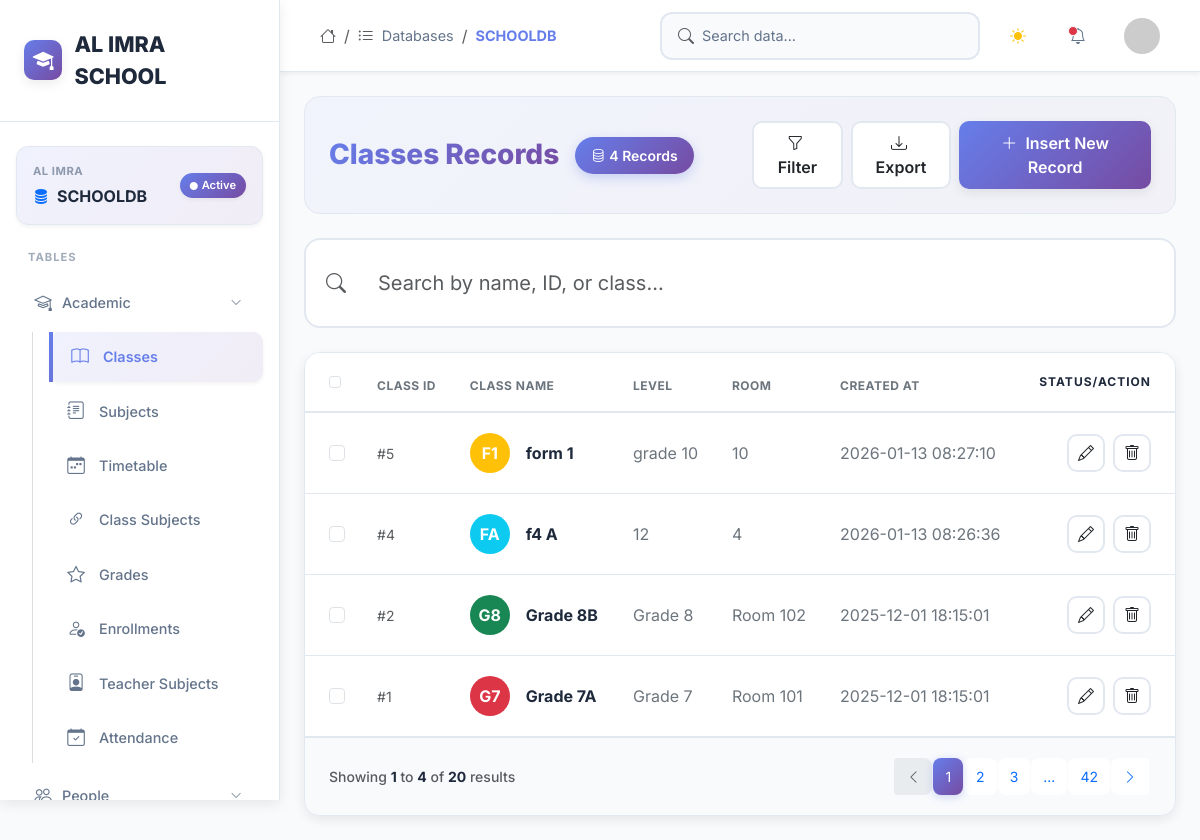
The app's page /index.php?table=classes (signed in) with its own data.
### tables this page shows
CREATE TABLE `classes` (
  `class_id` int(11) NOT NULL,
  `class_name` varchar(50) NOT NULL,
  `level` varchar(50) DEFAULT NULL,
  `room` varchar(50) DEFAULT NULL,
  `created_at` timestamp NOT NULL DEFAULT current_timestamp()
);

### content_table.php (the view, shortened to what this page needs)
<?php
$table = isset($_GET['table']) ? $_GET['table'] : '';
try {
    $stmt = $pdo->prepare("DESCRIBE `$table`");
    $stmt->execute();
    $columns_info = $stmt->fetchAll(PDO::FETCH_ASSOC);
    $columns = array_column($columns_info, 'Field');
    $selectFields = ["`$table`.*"];
    $joins = [];
    $search = isset($_GET['search']) ? trim($_GET['search']) : '';
    $searchWhere = "";
    $searchParams = [];
    $sql = "SELECT " . implode(', ', $selectFields) . " FROM `$table` " . implode(' ', $joins) . $searchWhere . " ORDER BY `$table`." . $columns[0] . " DESC LIMIT 50";
    $stmt = $pdo->prepare($sql);
    $stmt->execute($searchParams);
    $rows = $stmt->fetchAll(PDO::FETCH_ASSOC);
    $table_title = ucfirst(str_replace('_', ' ', $table));
    $record_count = count($rows);
} catch (PDOException $e) {
    echo "<div class='alert alert-danger'>Error: " . $e->getMessage() . "</div>";
    return;
}
function getInitials($name) {
    $parts = explode(' ', $name);
    return strtoupper(substr($parts[0], 0, 1) . (isset($parts[1]) ? substr($parts[1], 0, 1) : ''));
}
function getRandomColor() {
    $colors = ['bg-primary', 'bg-success', 'bg-danger', 'bg-warning', 'bg-info', 'bg-dark'];
    return $colors[array_rand($colors)];
}
function highlightMatch($text, $search) {
    $text = htmlspecialchars($text);
    if (!$search) return $text;
    return preg_replace('/(' . preg_quote($search, '/') . ')/i', '<mark class="p-0 bg-warning bg-opacity-25 text-dark fw-bold">$1</mark>', $text);
}
$has_name = false;
$name_col = '';
$status_col = '';
foreach($columns as $col) {
    if (strpos($col, 'name') !== false && !$has_name) { $has_name = true; $name_col = $col; }
}
?>
<div class="table-header-section">
    <div class="row align-items-center">
        <div class="col-md-6">
            <div class="d-flex align-items-center gap-3">
                <h2 class="table-title mb-0"><?php echo $table_title; ?> Records</h2>
                <span class="record-badge">
                    <i class="bi bi-database me-1"></i><?php echo $record_count; ?> Records
                </span>
            </div>
        </div>
        <div class="col-md-6 text-end">
            <div class="d-flex gap-2 justify-content-end">
                <button class="btn action-btn">
                    <i class="bi bi-funnel me-1"></i> Filter
                </button>
                <button class="btn action-btn">
                    <i class="bi bi-download me-1"></i> Export
                </button>
                <button class="btn btn-primary btn-insert" data-table="<?php echo $table; ?>">
                    <i class="bi bi-plus-lg me-1"></i> Insert New Record
                </button>
            </div>
        </div>
    </div>
</div>
<div class="search-card">
    <div class="d-flex align-items-center">
        <i class="bi bi-search text-muted fs-5 me-3" id="searchIconBtn" style="cursor: pointer;" title="Click to Search"></i>
        <input type="text" id="tableSearchInput" class="form-control border-0 shadow-none form-control-lg bg-transparent" placeholder="Search by name, ID, or class..." value="<?php echo htmlspecialchars($search); ?>">
    </div>
</div>
<div class="table-card">
    <div class="table-responsive">
        <table class="table table-hover align-middle mb-0">
            <thead class="bg-light">
                <tr>
                    <th class="ps-4" style="width: 50px;">
                        <input type="checkbox" class="form-check-input">
                    </th>
                    <?php foreach($columns as $col): ?>
                        <th class="text-secondary text-uppercase small fw-bold py-3" style="letter-spacing: 0.5px;"><?php echo str_replace('_', ' ', $col); ?></th>
                    <?php endforeach; ?>
                    <th class="text-end pe-4">STATUS/ACTION</th>
                </tr>
            </thead>
            <tbody>
                <?php if(empty($rows)): ?>
                    <tr>
                        <td colspan="<?php echo count($columns) + 2; ?>" class="empty-state">
                            <i class="bi bi-inbox text-muted"></i>
                            <h5 class="text-muted mt-3">No records found</h5>
                            <p class="text-muted small">Try adjusting your search or filters</p>
                        </td>
                    </tr>
                <?php else: ?>
                    <?php foreach($rows as $row): ?>
                        <tr>
                            <td class="ps-4">
                                <input class="form-check-input" type="checkbox">
                            </td>
                            <?php foreach($columns as $col): ?>
                                <td>
                                    <?php if ($col == $name_col): ?>
                                        <div class="d-flex align-items-center gap-3">
                                            <div class="rounded-circle d-flex align-items-center justify-content-center text-white <?php echo getRandomColor(); ?>" style="width: 40px; height: 40px; font-weight: bold;">
                                                <?php echo getInitials($row[$col] ?? ''); ?>
                                            </div>
                                            <div>
                                                <div class="fw-bold text-dark"><?php echo highlightMatch($row[$col] ?? '', $search); ?></div>
                                            </div>
                                        </div>
                                    <?php elseif (isset($row[$col . '_joined'])): ?>
                                         <span class="badge bg-light text-dark border"><?php echo highlightMatch($row[$col . '_joined'] ?? '', $search); ?></span>
                                         <span class="text-muted small ms-1" style="font-size: 0.65em;">(#<?php echo highlightMatch($row[$col] ?? '', $search); ?>)</span>
                                    <?php elseif ($col == $columns[0]): ?>
                                         <span class="text-muted small text-uppercase">#<?php echo highlightMatch($row[$col] ?? '', $search); ?></span>
                                    <?php elseif ($col == $status_col): ?>
                                         <?php echo highlightMatch($row[$col] ?? '', $search); ?>
                                    <?php else: ?>
                                        <span class="text-secondary"><?php echo highlightMatch($row[$col] ?? '', $search); ?></span>
                                    <?php endif; ?>
                                </td>
                            <?php endforeach; ?>
                            <td class="text-end pe-4">
                                    <div class="d-flex justify-content-end align-items-center gap-2">
                                        <button class="btn btn-edit" data-id="<?php echo $row[$columns[0]]; ?>" data-table="<?php echo $table; ?>" title="Edit">
                                            <i class="bi bi-pencil"></i>
                                        </button>
                                        <button class="btn btn-delete" data-id="<?php echo $row[$columns[0]]; ?>" data-table="<?php echo $table; ?>" title="Delete">
                                            <i class="bi bi-trash"></i>
                                        </button>
                                    </div>
                                </td>
                            </tr>
                        <?php endforeach; ?>
                    <?php endif; ?>
                </tbody>
            </table>
        </div>
        <div class="pagination-wrapper d-flex justify-content-between align-items-center">
            <div class="text-muted small fw-medium">
                Showing <span class="fw-bold text-dark">1</span> to <span class="fw-bold text-dark"><?php echo $record_count; ?></span> of <span class="fw-bold text-dark"><?php echo $record_count * 5; ?></span> results
            </div>
            <nav>
                <ul class="pagination pagination-sm mb-0">
                    <li class="page-item disabled">
                        <a class="page-link" href="#"><i class="bi bi-chevron-left"></i></a>
                    </li>
                    <li class="page-item active">
                        <a class="page-link" href="#">1</a>
                    </li>
                    <li class="page-item">
                        <a class="page-link" href="#">2</a>
                    </li>
                    <li class="page-item">
                        <a class="page-link" href="#">3</a>
                    </li>
                    <li class="page-item">
                        <a class="page-link" href="#">...</a>
                    </li>
                    <li class="page-item">
                        <a class="page-link" href="#">42</a>
                    </li>
                    <li class="page-item">
                        <a class="page-link" href="#"><i class="bi bi-chevron-right"></i></a>
                    </li>
                </ul>
            </nav>
        </div>
    </div>
</div>

### index.php (style rules this page uses)
:root { --sidebar-bg: #ffffff; --sidebar-width: 280px; --primary-gradient: linear-gradient(135deg, #667eea 0%, #764ba2 100%); --primary-blue: #667eea; --primary-purple: #764ba2; --active-bg: linear-gradient(135deg, rgba(102, 126, 234, 0.1), rgba(118, 75, 162, 0.1)); --active-text: #667eea; --text-color: #64748b; --text-heading: #1e293b; --border-color: #e2e8f0; --main-bg: #f8fafc; --card-bg: #ffffff; --shadow-sm: 0 2px 4px rgba(0,0,0,0.05); --shadow-md: 0 4px 12px rgba(0,0,0,0.08); --shadow-lg: 0 10px 30px rgba(0,0,0,0.12); --shadow-xl: 0 20px 60px rgba(0,0,0,0.15); }
* { margin: 0; padding: 0; box-sizing: border-box; }
body { font-family: 'Inter', sans-serif; color: var(--text-color); background: var(--main-bg); min-height: 100vh; overflow-x: hidden; display: flex; transition: background 0.3s ease; }
h1, h2, h3, h4, h5, h6, .text-dark { color: var(--text-heading) !important; font-weight: 700; }
.btn-primary { background: var(--primary-gradient); border: none; font-weight: 600; padding: 0.625rem 1.5rem; border-radius: 10px; transition: all 0.3s cubic-bezier(0.4, 0, 0.2, 1); box-shadow: var(--shadow-md); }
.form-control, .form-select { border-radius: 10px; border: 2px solid var(--border-color); padding: 0.75rem 1rem; transition: all 0.3s ease; }

### content_table.php (style rules this page uses)
.table-header-section { background: linear-gradient(135deg, rgba(102, 126, 234, 0.05), rgba(118, 75, 162, 0.05)); border-radius: 16px; padding: 1.5rem; margin-bottom: 1.5rem; border: 1px solid var(--border-color); }
.table-title { font-size: 1.75rem; font-weight: 800; background: linear-gradient(135deg, #667eea, #764ba2); -webkit-background-clip: text; -webkit-text-fill-color: transparent; background-clip: text; }
.record-badge { background: linear-gradient(135deg, #667eea, #764ba2); color: white; padding: 0.5rem 1rem; border-radius: 20px; font-weight: 600; font-size: 0.875rem; box-shadow: 0 4px 12px rgba(102, 126, 234, 0.3); }
.action-btn { border-radius: 10px; padding: 0.5rem 1rem; font-weight: 600; transition: all 0.3s ease; border: 2px solid var(--border-color); background: var(--card-bg); }
.search-card { background: var(--card-bg); border: 2px solid var(--border-color); border-radius: 16px; padding: 1rem 1.25rem; margin-bottom: 1.5rem; transition: all 0.3s ease; }
.table-card { background: var(--card-bg); border-radius: 16px; box-shadow: 0 4px 12px rgba(0,0,0,0.08); overflow: hidden; border: 1px solid var(--border-color); }
.table thead { background: linear-gradient(135deg, rgba(102, 126, 234, 0.08), rgba(118, 75, 162, 0.08)); }
.table thead th { font-weight: 700; font-size: 0.75rem; text-transform: uppercase; letter-spacing: 1px; color: var(--text-heading); padding: 1.25rem 1rem; border-bottom: 2px solid var(--border-color); }
.table tbody tr { transition: all 0.2s ease; border-bottom: 1px solid var(--border-color); }
.table tbody td { padding: 1.25rem 1rem; vertical-align: middle; }
.btn-edit, .btn-delete { width: 38px; height: 38px; border-radius: 10px; display: flex; align-items: center; justify-content: center; transition: all 0.3s ease; border: 2px solid var(--border-color); }
.pagination-wrapper { background: var(--main-bg); padding: 1.25rem 1.5rem; border-top: 1px solid var(--border-color); }
.page-link { border-radius: 8px; margin: 0 2px; border: none; padding: 0.5rem 0.75rem; transition: all 0.2s ease; }
.page-item.active .page-link { background: linear-gradient(135deg, #667eea, #764ba2); color: white; box-shadow: 0 2px 8px rgba(102, 126, 234, 0.3); }

### records on screen
classes: class_id "5", class_name "F1", class_name "form 1", level "grade 10", room "10", created_at "2026-01-13 08:27:10"
classes: class_id "4", class_name "FA", class_name "f4 A", level "12", room "4", created_at "2026-01-13 08:26:36"
classes: class_id "2", class_name "G8", class_name "Grade 8B", level "Grade 8", room "Room 102", created_at "2025-12-01 18:15:01"
classes: class_id "1", class_name "G7", class_name "Grade 7A", level "Grade 7", room "Room 101", created_at "2025-12-01 18:15:01"

### other values on screen
$table_title "Classes"
$record_count "4"
str_replace('_', ' ', $col) "CLASS ID"
str_replace('_', ' ', $col) "CLASS NAME"
str_replace('_', ' ', $col) "LEVEL"
str_replace('_', ' ', $col) "ROOM"
str_replace('_', ' ', $col) "CREATED AT"
$record_count * 5 "20"
